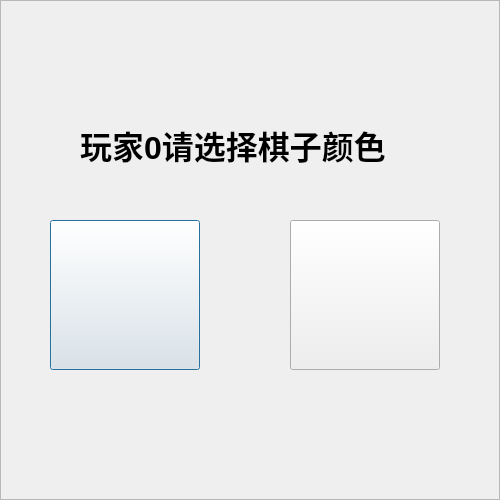
<?xml version="1.0" encoding="UTF-8"?>
<ui version="4.0">
 <class>Choose</class>
 <widget class="QDialog" name="Choose">
  <property name="geometry">
   <rect>
    <x>0</x>
    <y>0</y>
    <width>500</width>
    <height>500</height>
   </rect>
  </property>
  <property name="minimumSize">
   <size>
    <width>500</width>
    <height>500</height>
   </size>
  </property>
  <property name="maximumSize">
   <size>
    <width>500</width>
    <height>500</height>
   </size>
  </property>
  <property name="windowTitle">
   <string>Dialog</string>
  </property>
  <widget class="QFrame" name="frame">
   <property name="geometry">
    <rect>
     <x>0</x>
     <y>0</y>
     <width>500</width>
     <height>500</height>
    </rect>
   </property>
   <property name="styleSheet">
    <string notr="true">border-image: url(:/choose/image/background.jpg);</string>
   </property>
   <property name="frameShape">
    <enum>QFrame::StyledPanel</enum>
   </property>
   <property name="frameShadow">
    <enum>QFrame::Raised</enum>
   </property>
   <widget class="QLabel" name="label">
    <property name="geometry">
     <rect>
      <x>80</x>
      <y>60</y>
      <width>361</width>
      <height>171</height>
     </rect>
    </property>
    <property name="font">
     <font>
      <pointsize>16</pointsize>
     </font>
    </property>
    <property name="styleSheet">
     <string notr="true">border-image: url(:/image/image/empty.png);</string>
    </property>
    <property name="text">
     <string>&lt;html&gt;&lt;head/&gt;&lt;body&gt;&lt;p&gt;&lt;span style=&quot; font-size:24pt; font-weight:600; color:#000000;&quot;&gt;玩家0请选择棋子颜色&lt;/span&gt;&lt;/p&gt;&lt;/body&gt;&lt;/html&gt;</string>
    </property>
   </widget>
   <widget class="QPushButton" name="choblcak">
    <property name="geometry">
     <rect>
      <x>50</x>
      <y>220</y>
      <width>150</width>
      <height>150</height>
     </rect>
    </property>
    <property name="styleSheet">
     <string notr="true">border-image: url(:/image/image/chessblack.png);</string>
    </property>
    <property name="text">
     <string/>
    </property>
   </widget>
   <widget class="QPushButton" name="chowhite">
    <property name="geometry">
     <rect>
      <x>290</x>
      <y>220</y>
      <width>150</width>
      <height>150</height>
     </rect>
    </property>
    <property name="styleSheet">
     <string notr="true">border-image: url(:/image/image/chesswhite.png);</string>
    </property>
    <property name="text">
     <string/>
    </property>
   </widget>
  </widget>
 </widget>
 <resources/>
 <connections/>
</ui>
